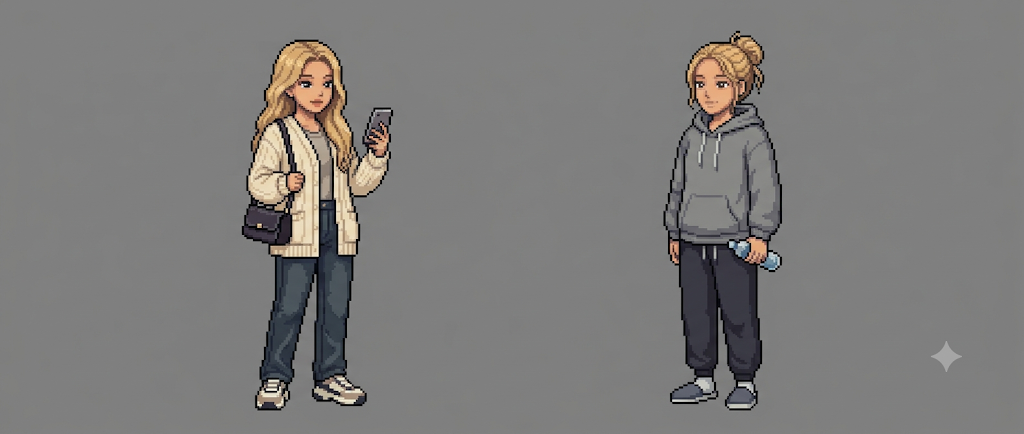
#> input picture docs/refs/cutscene/char_chae.png, 1024 x 434 px
$ python -i import_cutscene_stills.py   (imports and definitions only)
#> lines starting #> are read from the running program, lines starting #| are printed output that depends on the picture
#!/usr/bin/env python3
"""컷신 정지 그림 가져오기 (2026-11-05): 외부에서 만든 장면 그림(docs/refs/cutscene/*.png, Gemini)을 컷신 판으로 가공한다.

하는 일 (그림마다): 오른쪽 아래 생성 도구 표시(반짝이)를 지운다 — 반투명 흰색을 걷어 내 원래 색으로 되돌린다.
크기는 줄이지 않는다 (2026-11-05 유저: 98칸으로 줄이니 화질이 깨진다 → 원본 해상도 그대로, 화면 가운데 TV 틀에 띄운다).
나온 그림은 godot/art/cutscene_stills/<이름>.png. 컷신 정의의 컷에 "still": "<이름>" 으로 쓴다 (CutscenePlan · CutsceneView).

인물 기준 그림(char_*.png)은 그리지 않는다 — Gemini 에 첨부하는 참고용이다.
그림을 넣거나 고치면:  python3 scripts/import_cutscene_stills.py  → python3 scripts/make_cutscene_art.py
에셋 출처는 licenses/assets.md (원칙 6).
"""
import glob
import os

import numpy as np
from PIL import Image, ImageFilter

ROOT = os.path.join(os.path.dirname(__file__), "..")
SRC = os.path.join(ROOT, "docs", "refs", "cutscene")
OUT = os.path.join(ROOT, "godot", "art", "cutscene_stills")

# 생성 도구 표시 (2026-11-05 바꿈): Gemini 반짝이는 흰색을 반투명하게 얹은 것이라, 그 투명도 판(scripts/gemini_mark_alpha.png,
# 1024×434 그림 기준 MARK_BOX 자리)을 알면 얹기 전 색을 되돌려 낼 수 있다: 원래 색 = (보이는 색 − α·255) / (1 − α).
# 투명도 판은 바탕이 고른 그림 넷에서 잰 값의 중앙값이다. 옛 방식(위 띠를 복사해 덮기)은 배경이 복잡하면 티가 났다.
MARK_BOX = (905, 315, 985, 395)
MARK_BASE = (1024, 434)
ALPHA = os.path.join(os.path.dirname(__file__), "gemini_mark_alpha.png")


def erase_mark(im):
    """반짝이의 반투명 흰색을 걷어 낸다 (그림 크기가 다르면 자리·판을 비율대로 늘린다)"""
    w, h = im.size
    sx, sy = w / MARK_BASE[0], h / MARK_BASE[1]
    box = (round(MARK_BOX[0] * sx), round(MARK_BOX[1] * sy), round(MARK_BOX[2] * sx), round(MARK_BOX[3] * sy))
    alpha = Image.open(ALPHA).convert("L").resize((box[2] - box[0], box[3] - box[1]), Image.BILINEAR)
    a = np.asarray(alpha).astype(float)[..., None] / 255.0
    crop = np.asarray(im.crop(box)).astype(float)
    fixed = np.clip((crop - a * 255.0) / np.maximum(1.0 - a, 0.3), 0, 255)
    patch = Image.fromarray(fixed.round().astype(np.uint8))
    # 가장자리에 남는 옅은 테두리는 반짝이 자리 안에서만 3칸 중앙값으로 고른다
    soft = patch.filter(ImageFilter.MedianFilter(3))
    edge = alpha.point(lambda v: 255 if v > 0 else 0).filter(ImageFilter.MaxFilter(3))
    patch.paste(soft, (0, 0), edge)
    im.paste(patch, box[:2])
    return im


def main():
    os.makedirs(OUT, exist_ok=True)
    done = []
    for path in sorted(glob.glob(os.path.join(SRC, "*.png"))):
        name = os.path.splitext(os.path.basename(path))[0]
        if name.startswith("char_"):
            continue
        im = erase_mark(Image.open(path).convert("RGB"))
        im.save(os.path.join(OUT, name + ".png"))
        done.append("%s %dx%d" % (name, *im.size))
    print("정지 그림 %d장: %s" % (len(done), ", ".join(done)))


# [2 lines not run here, left out]

>>> import cv2
>>> picture = cv2.imread('../docs/refs/cutscene/char_chae.png', cv2.IMREAD_GRAYSCALE)
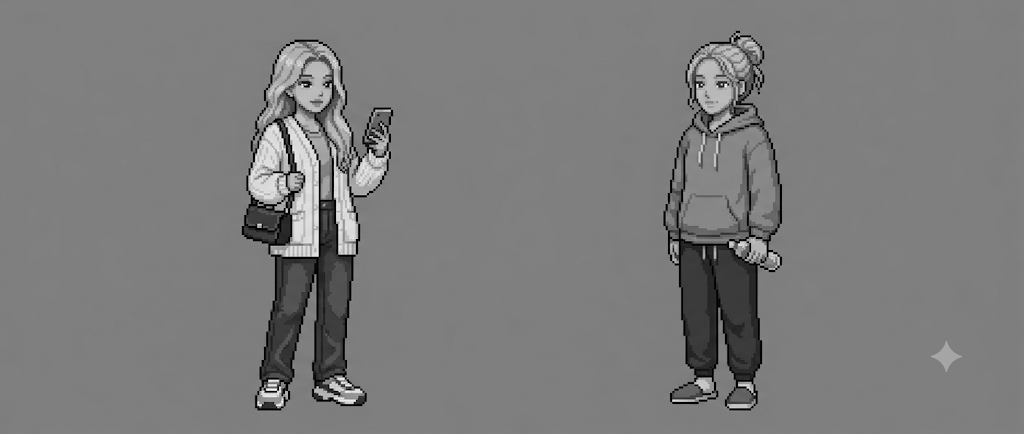
#> picture: shape (434, 1024); min 0, max 254, mean 123.7
#> (the run stopped early here; a loop or call above may not have finished)
